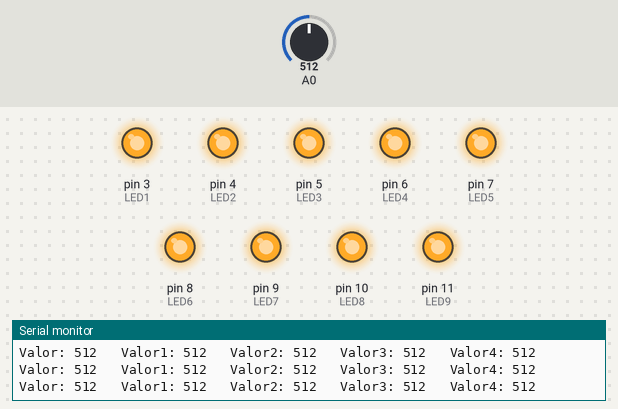
The sketch below on a simulated Arduino Uno, built with avr-gcc and run on an emulated ATmega328P. Parts: output pins drawn as LEDs (lit = HIGH), the last lines printed to the serial monitor. The inputs (shaded band) are chosen by the test bench; at power-on: A0 = 512.

Above: at 1.2 s.
1.3 s: A0 set to 60
At 2.5 s:
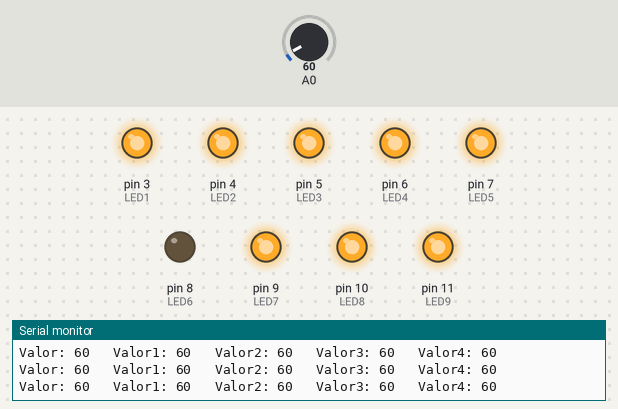
2.8 s: A0 set to 0
At 4.2 s:
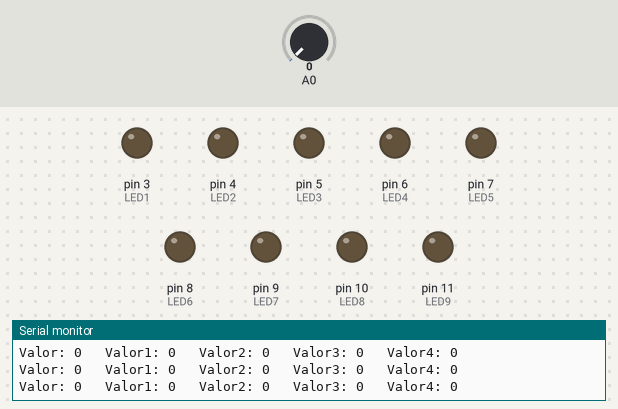
4.5 s: A0 set to 50
At 5.8 s:
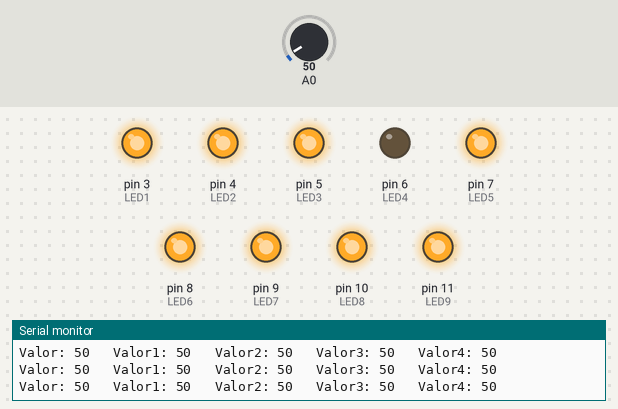
6.1 s: A0 set to 30
At 6.9 s:
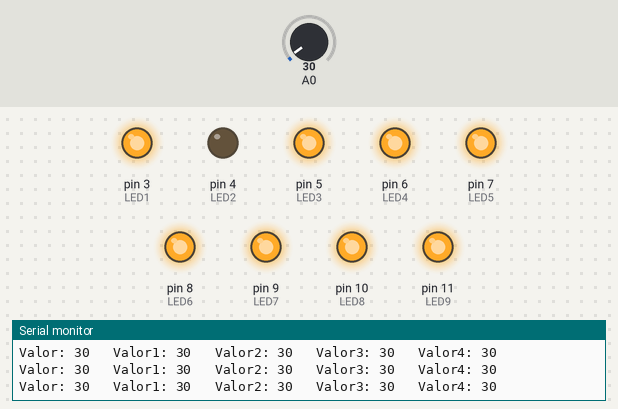
7.6 s: A0 set to 70
At 8.3 s:
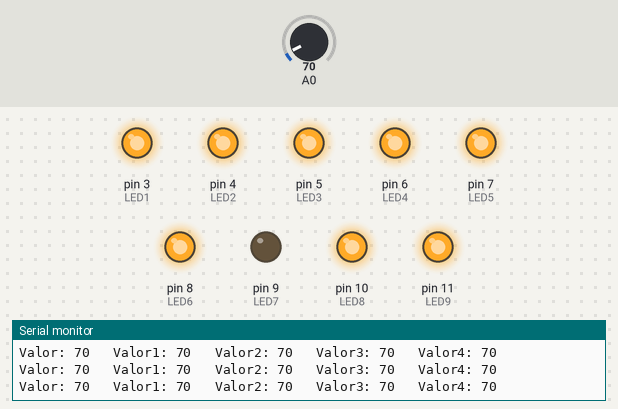
9.1 s: A0 set to 45
At 9.5 s:
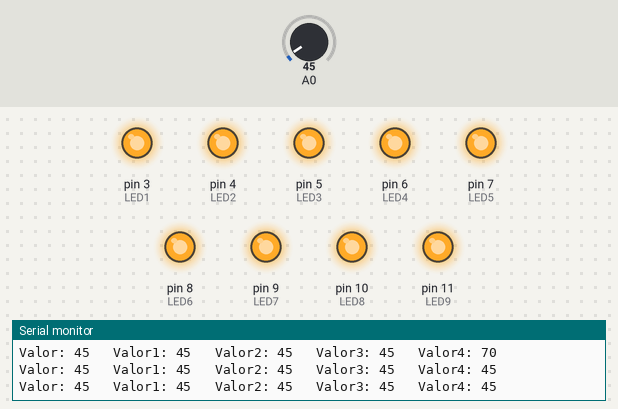
Timing chart, 0 to 12.1 s (numbered marks = the images above; inputs shaded):
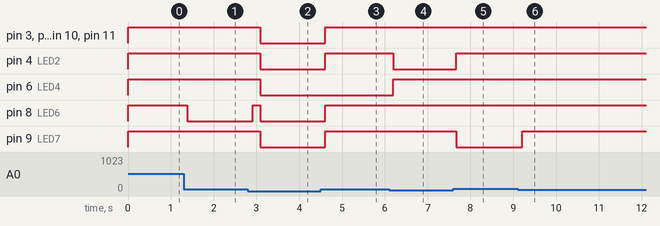

The sketch:

vumetro_ritmo_musica_leds_3x3x3.ino
```cpp
//Se declaran los leds dado que es 3x3x3 son 9 leds por etapa siendo esta horizontal

int LED1 = 3;

int LED2 = 4;

int LED3 = 5;

int LED4 = 6;

int LED5 = 7;

int LED6 = 8;

int LED7 = 9;

int LED8 = 10;

int LED9 = 11;


//Las variables que usaremos para el silencio

int Valor;

int Valor1;

int Valor2;

int Valor3;

int Valor4;


//Configuramos los pines y el serial para poder visualizar la
//entrada analogica y ver cual es el posible valor de ruptura,
//es importante verlo ya que para cada computadora es diferente siendo
// la señal de salida de la computadora o cualquier dispositivo de reprodución
//la entrada del vumetro.

void setup (){

 Serial.begin(9600);

 pinMode(LED1,OUTPUT);

 pinMode(LED2,OUTPUT);

 pinMode(LED3,OUTPUT);

 pinMode(LED4,OUTPUT);

 pinMode(LED5,OUTPUT);

 pinMode(LED6,OUTPUT);

 pinMode(LED7,OUTPUT);

 pinMode(LED8,OUTPUT);

 pinMode(LED9,OUTPUT);


}


void loop (){

  //Leemos el valor

 Valor = analogRead(A0);

 //Transferimos los valores para saber cual era el estado anterior con el fin de saber
 // la amplitud de ruptura y estimar el siguiente

 Valor4 = Valor3;

 Valor3 = Valor2;

 Valor2 = Valor1;

 Valor1 = Valor;


//Visualizamos los valores en Serial Monitor

 Serial.print("Valor: ");

 Serial.print(Valor);

 Serial.print("\t Valor1: ");

 Serial.print(Valor1);

 Serial.print("\t Valor2: ");

 Serial.print(Valor2);

 Serial.print("\t Valor3: ");

 Serial.print(Valor3);

 Serial.print("\t Valor4: ");

 Serial.println(Valor4);


 //Condicionamos que si el programa lee 4 veces seguidas 0 que se apagen los leds, si no ponemos esto los leds parpadearan mucho
 // dado que la velocidad en la uqe el arduino se comunica con la pc es de 9600 si se desea se puede disminuir para ver movimientos
 //en el cubo de leds tan continuos.

if (Valor1+Valor2+Valor3+Valor4==0){

  digitalWrite(LED1,LOW);

  digitalWrite(LED2,LOW);

  digitalWrite(LED3,LOW);

  digitalWrite(LED4,LOW);

  digitalWrite(LED5,LOW);

  digitalWrite(LED6,LOW);

  digitalWrite(LED7,LOW);

  digitalWrite(LED8,LOW);

  digitalWrite(LED9,LOW);


}

//Encendemos los leds segun el valor de entrada. El tema importante es que la salida de cada computadora es distinta
//por ende se consideran muchas condiciones para lograr encenderlos.

else{

 if ((Valor < 10) || (Valor > 10) || (Valor == 0)){

   digitalWrite(LED1, HIGH);

 }

 else{

   digitalWrite(LED1, LOW);

 }


 if ((Valor < 30) || (Valor > 30)){

   digitalWrite(LED2, HIGH);

 }

 else{

   digitalWrite(LED2, LOW);

 }

 if ((Valor < 40) || (Valor > 40)){

   digitalWrite(LED3, HIGH);

 }

 else{

   digitalWrite(LED3, LOW);

 }


 if ((Valor < 50) || (Valor > 50)){

   digitalWrite(LED4, HIGH);

 }

 else{

   digitalWrite(LED4, LOW);

 }


 if ((Valor < 55) || (Valor > 55)){

   digitalWrite(LED5, HIGH);

 }

 else{

   digitalWrite(LED5, LOW);

 }


 if ((Valor < 60) || (Valor > 60)){

   digitalWrite(LED6, HIGH);

 }

 else{

   digitalWrite(LED6, LOW);

 }


 if ((Valor < 70) || (Valor > 70)){

   digitalWrite(LED7, HIGH);

 }

 else{

   digitalWrite(LED7, LOW);

 }


 if ((Valor < 75) || (Valor > 75)){

   digitalWrite(LED8, HIGH);

 }

 else{

   digitalWrite(LED8, LOW);

}


 if ((Valor < 350) || (Valor > 350)){

   digitalWrite(LED9, HIGH);

 }

 else{

   digitalWrite(LED9, LOW);

}

}

}
```

Measured:
- after the input at 1.3 s, pin 8 (LED6): HIGH → LOW after 0.08 s
- after the input at 2.8 s, pin 3 (LED1), pin 4 (LED2), pin 5 (LED3), pin 6 (LED4), pin 7 (LED5), pin 9 (LED7), pin 10 (LED8), pin 11 (LED9): HIGH → LOW after 0.29 s; pin 8 (LED6): LOW → HIGH after 0.12 s, → LOW 0.17 s later
- after the input at 4.5 s, pin 3 (LED1), pin 4 (LED2), pin 5 (LED3), pin 7 (LED5), pin 8 (LED6), pin 9 (LED7), pin 10 (LED8), pin 11 (LED9): LOW → HIGH after 0.11 s
- after the input at 6.1 s, pin 4 (LED2): HIGH → LOW after 0.10 s; pin 6 (LED4): LOW → HIGH after 0.10 s
- after the input at 7.6 s, pin 4 (LED2): LOW → HIGH after 0.07 s; pin 9 (LED7): HIGH → LOW after 0.07 s
- after the input at 9.1 s, pin 9 (LED7): LOW → HIGH after 0.11 s
